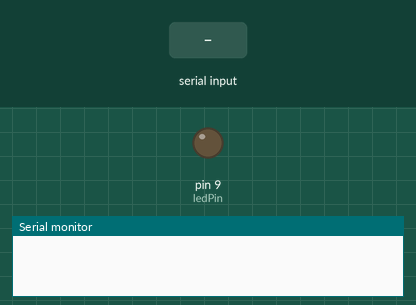
A sketch run on a simulated Arduino Uno, built with avr-gcc and run on an emulated ATmega328P. On the bench: output pins drawn as LEDs (lit = HIGH), the last lines printed to the serial monitor. The inputs (shaded band) are chosen by the test bench.

Above: at 1.2 s.
1.3 s: "H" received over Serial
At 2.5 s:
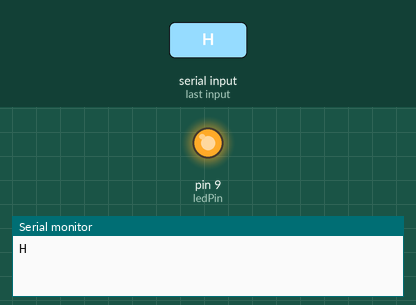
2.8 s: "L" received over Serial
At 3.9 s:
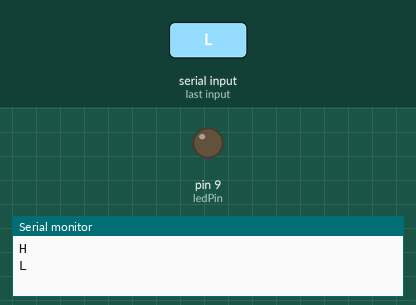
Timing chart, 0 to 5.8 s (numbered marks = the images above; inputs shaded):
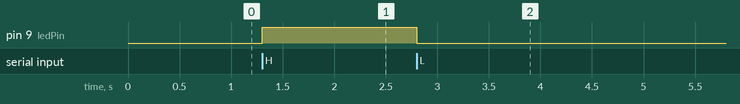

The sketch:

SerialControlLED.ino
```cpp
//由 serial 指令控制 LED亮滅，收到 ' 時點亮 LED ，收到 ‘ 時熄滅 LED
const int ledPin = 9; // the pin that the LED is attached to
int incomingByte;     // a variable to read incoming serial data into
void setup()
{
    // initialize serial communication:
    Serial.begin(115200);
    // initialize the LED pin as an output:
    pinMode(ledPin, OUTPUT);
}
void loop()
{
    //檢查是否有收到到的序列埠資料
    if (Serial.available() > 0)
    {
        incomingByte = Serial.read(); // read the oldest byte in the serial buffer:
        Serial.println((char)incomingByte);
        //若收到大寫 ' H'，點亮 LED
        if (incomingByte == 'H')
        {
            digitalWrite(ledPin, HIGH);
        }
        //若收到大寫 ' H'，關閉 LED
        if (incomingByte == 'L')
        {
            digitalWrite(ledPin, LOW);
        }
    }
}
```

Measured:
- after the input at 1.3 s, pin 9 (ledPin): LOW → HIGH at once
- after the input at 2.8 s, pin 9 (ledPin): HIGH → LOW at once
